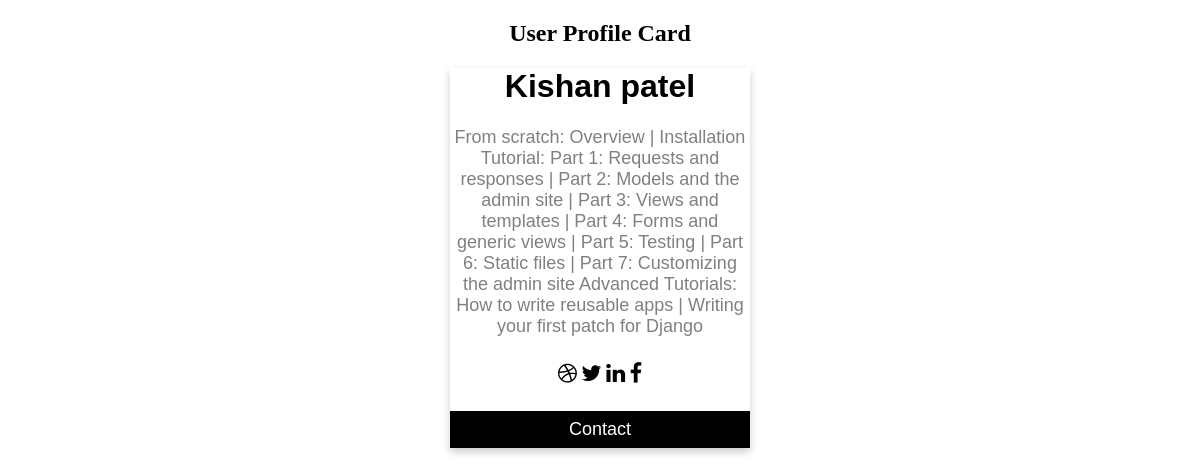
/student/4/, run on the app's committed database.
### iflame/models.py (models this page shows, shortened)
class StudentInformation(models.Model):
    student = models.ForeignKey(User, on_delete=models.CASCADE)
    course = models.ForeignKey(
        Course, on_delete=models.CASCADE, null=True, blank=True)
    is_paid = models.BooleanField(default=False)
    created_at = models.DateTimeField(auto_now_add=True)
    updated_at = models.DateTimeField(auto_now=True)

class Course(models.Model):
    name = models.CharField(max_length=30)
    content = models.TextField()
    fees = models.IntegerField(null=True, blank=True)
    start_date = models.DateField(null=True, blank=True)
    end_date = models.DateField(null=True, blank=True)
    faculty = models.CharField(max_length=30)
    slug = models.SlugField(null=True, blank=True, max_length=20)

### iflame/views.py (the view)
# urls.py: path('student/<int:student_id>/', StudentDetailView.as_view(), name="student_detail"),
class StudentDetailView(DetailView):
    model = StudentInformation
    context_object_name = 'student'
    template_name = 'iflame/student_detail.html'
    pk_url_kwarg = 'student_id'

### templates/iflame/student_detail.html
{% extends 'base.html' %}
{% block htmlbody %}
	<h2 style="text-align:center">User Profile Card</h2>
	<div class="card">
	  <h1>{{ student.student.first_name }} {{ student.student.last_name }}</h1>
	  <p class="title">{{student.course.content}}</p>
	  <div style="margin: 24px 0;">
	    <a href="#"><i class="fa fa-dribbble"></i></a>
	    <a href="#"><i class="fa fa-twitter"></i></a>
	    <a href="#"><i class="fa fa-linkedin"></i></a>
	    <a href="#"><i class="fa fa-facebook"></i></a>
	  </div>
	  <p><button>Contact</button></p>
	</div>
{% endblock %}

### templates/base.html (style rules this page uses)
.card { box-shadow: 0 4px 8px 0 rgba(0, 0, 0, 0.2); max-width: 300px; margin: auto; text-align: center; font-family: arial; }
.title { color: grey; font-size: 18px; }
button { border: none; outline: 0; display: inline-block; padding: 8px; color: white; background-color: #000; text-align: center; cursor: pointer; width: 100%; font-size: 18px; }
a { text-decoration: none; font-size: 22px; color: black; }
* { box-sizing: border-box; }

### data on the page
StudentInformation: student.first_name "Kishan", student.last_name "patel", course.content "From scratch: Overview | Installation Tutorial: Part 1: Requests and responses | Part 2: Models and the admin site | Part 3: Views and templates | Part 4: Forms and generic views | Part 5: Testing | Part 6: Static files | Part 7: Customizing the admin site Advanced Tutorials: How to write reusable apps | Writing your first patch for Django"
